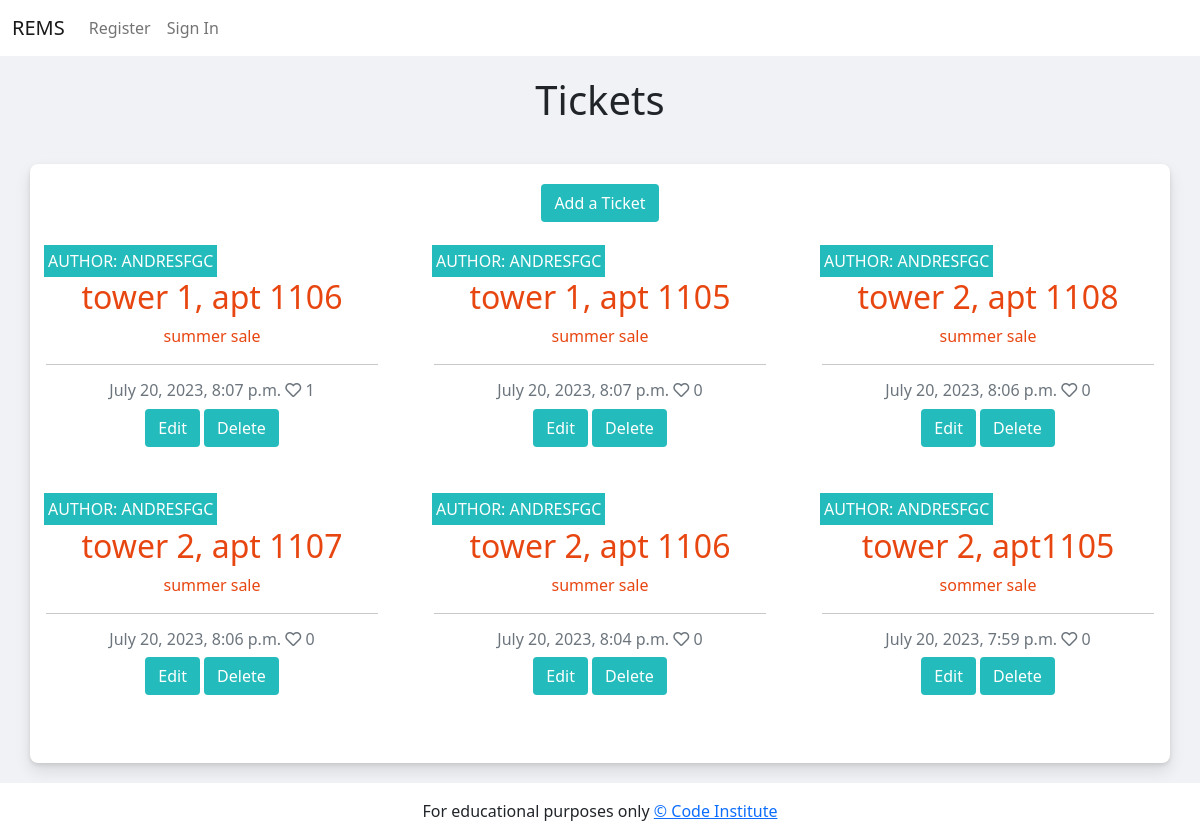
The app's page /tickets, older data.
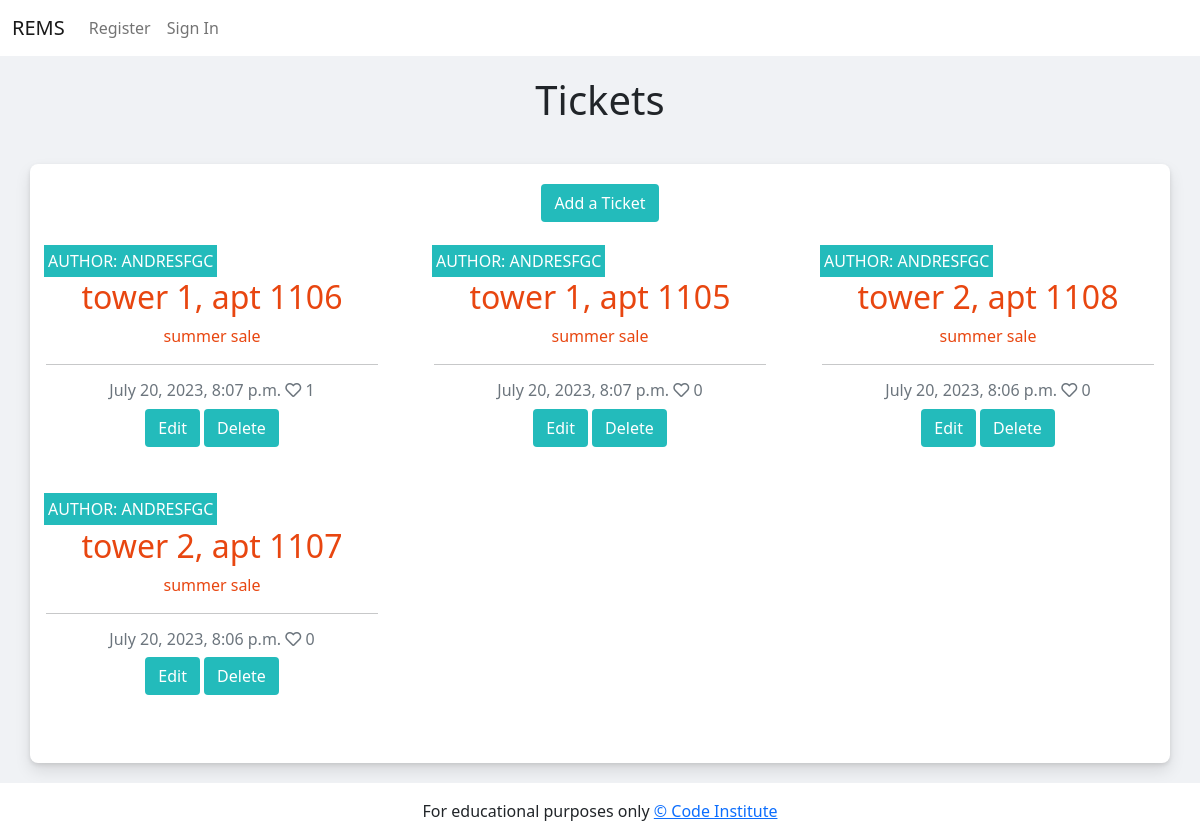
The same page, newer data.
### todo/models.py (models this page shows, shortened)
class Ticket(models.Model):
    property = models.OneToOneField(Property, on_delete=models.CASCADE, primary_key=True)
    title = models.CharField(max_length=200, unique=True)
    slug = models.SlugField(max_length=200, unique=True)
    author = models.ForeignKey(
        User, on_delete=models.CASCADE, related_name="blog_tickets"
    )
    featured_image = CloudinaryField('image', default='placeholder')
    excerpt = models.TextField(blank=True)
    updated_on = models.DateTimeField(auto_now=True)
    content = models.TextField()
    created_on = models.DateTimeField(auto_now_add=True)
    status = models.IntegerField(choices=STATUS, default=0)
    likes = models.ManyToManyField(
        User, related_name='blogticket_like', blank=True)
    class Meta:
        ordering = ["-created_on"]
    def number_of_likes(self):
        return self.likes.count()

### todo/views.py (the view, shortened to what this page needs)
# urls.py: path('tickets', views.TicketList.as_view(), name='tickets'),
class TicketList(generic.ListView):
    model = Ticket
    queryset = Ticket.objects.filter(status=1).order_by('-created_on')
    template_name = 'tickets.html'
    paginate_by = 6

### templates/tickets.html (shortened to what this page needs)
{% extends "base.html" %}
{% block content %}
<main class="container first-bg">
    <h1 class="h-center">Tickets</h1>
    <div class="container-fluid second-bg">
        <a class="waves-effect waves-light btn btn-signup" href="/add_ticket">Add a Ticket</a>
        <div class="row">
            <div class="col-12 mt-3 left">
                <div class="row">
                    {% for ticket in ticket_list %}
                    <div class="col-md-4">
                        <div class="card mb-4">
                            <div class="card-body">
                                <div class="image-container">
                                    <div class="image-flash">
                                        <p class="author">Author: {{ ticket.author }}</p>
                                    </div>
                                </div>
                                <a href="{% url 'ticket_detail' ticket.slug %}" class="ticket-link">
                                    <h2 class="card-title">{{ ticket.title }}</h2>
                                    <p class="card-text">{{ ticket.excerpt }}</p>
                                </a>
                                <hr />
                                <p class="card-text text-muted h6">{{ ticket.created_on}} <i class="far fa-heart"></i>
                                    {{ ticket.number_of_likes }}</p>
                                <tr>
                                    <td>
                                        <a  class="btn btn-signup" href="/edit_ticket/{{ ticket.slug }}">Edit</a>
                                    </td>
                                    <td>
                                        <a class="btn btn-signup" href="/delete_ticket/{{ ticket.slug }}">Delete</a>
                                    </td>
                                </tr>
                            </div>
                        </div>
                    </div>
                    {% if forloop.counter|divisibleby:3 %}
                </div>
                <div class="row">
                    {% endif %}
                    {% endfor %}
                </div>
            </div>
        </div>
    </div>
</main>
{%endblock%}

Row changes from the older to the newer data that the page shows:
removed Ticket: author "ANDRESFGC", title "tower 2, apt 1106", excerpt "summer sale", created_on "July 20, 2023, 8:04 p.m.", number_of_likes "0"
removed Ticket: author "ANDRESFGC", title "tower 2, apt1105", excerpt "sommer sale", created_on "July 20, 2023, 7:59 p.m.", number_of_likes "0"
